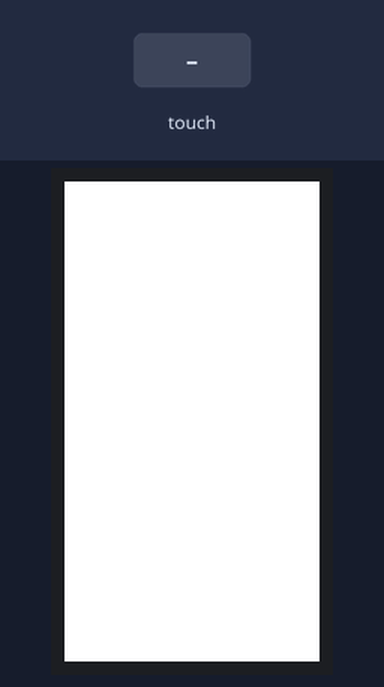
A sketch run on a simulated ESP32. Shown: 170×320 colour display. The test bench sets the inputs (shaded band). What the sketch prints to the serial monitor is not drawn.

Above: at 1.4 s.
1.5 s: touch panel pressed at 13 % / 10 % of its raw x / y range
At 1.9 s:
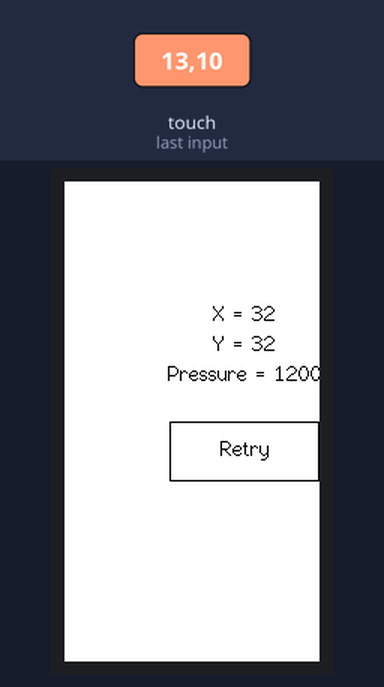
3.0 s: touch panel pressed at 38 % / 50 % of its raw x / y range
At 4.3 s:
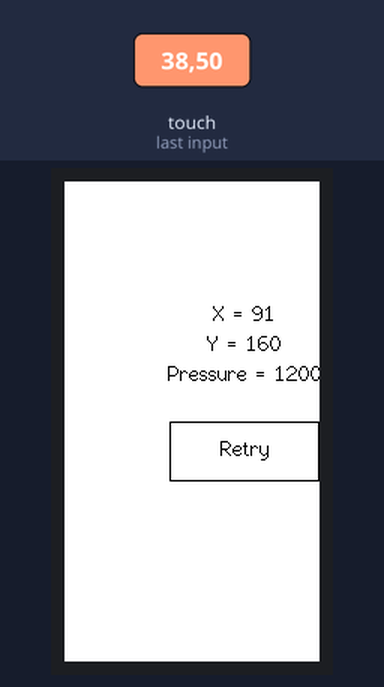
Timing chart, 0 to 6.0 s (numbered marks = the images above; inputs shaded):
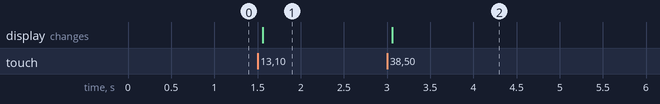

The sketch:

touchScreen.ino
```cpp
#include <SPI.h>
#include <TFT_eSPI.h>
#include <XPT2046_Touchscreen.h>

TFT_eSPI tft = TFT_eSPI();

#define XPT2046_IRQ 36   // T_IRQ
#define XPT2046_MOSI 32  // T_DIN
#define XPT2046_MISO 39  // T_OUT
#define XPT2046_CLK 25   // T_CLK
#define XPT2046_CS 33    // T_CS

SPIClass touchscreenSPI = SPIClass(VSPI);
XPT2046_Touchscreen touchscreen(XPT2046_CS, XPT2046_IRQ);

#define SCREEN_WIDTH 240
#define SCREEN_HEIGHT 320
#define FONT_SIZE 2

int x, y, z;
// Print Touchscreen info about X, Y and Pressure (Z) on the TFT Display
void printTouchToDisplay(int touchX, int touchY, int touchZ)
{
  tft.fillScreen(TFT_WHITE);
  tft.setTextColor(TFT_BLACK, TFT_WHITE);

  int centerX = SCREEN_WIDTH / 2;
  int textY = 80;

  String tempText = "X = " + String(touchX);
  tft.drawCentreString(tempText, centerX, textY, FONT_SIZE);

  textY += 20;
  tempText = "Y = " + String(touchY);
  tft.drawCentreString(tempText, centerX, textY, FONT_SIZE);

  textY += 20;
  tempText = "Pressure = " + String(touchZ);
  tft.drawCentreString(tempText, centerX, textY, FONT_SIZE);
}

void setup()
{
  Serial.begin(115200);

  touchscreenSPI.begin(XPT2046_CLK, XPT2046_MISO, XPT2046_MOSI, XPT2046_CS);
  touchscreen.begin(touchscreenSPI);
  touchscreen.setRotation(2);

  tft.init();
  tft.setRotation(2);

  tft.fillScreen(TFT_WHITE);
  tft.setTextColor(TFT_BLACK, TFT_WHITE);
}

void loop()
{
  if (touchscreen.tirqTouched() && touchscreen.touched())
  {
    TS_Point p = touchscreen.getPoint();

    x = map(p.x, 200, 3700, 1, SCREEN_WIDTH);
    y = map(p.y, 240, 3800, 1, SCREEN_HEIGHT);
    z = p.z;

    printTouchToDisplay(x, y, z);
    tft.drawRect(70, 160, 100, 40, TFT_BLACK); // x, y, x_length, y_length
    tft.drawCentreString("Retry", 120, 170, 2);

    if(x>= 70 && x<=170 && y>=160 && y<=200)
    {
      Serial.println("TRUE");
      Serial.print(x);
      Serial.print(" ");
      Serial.println(y);
      Serial.println();
    }
    else
      Serial.println("FALSE\n");


    delay(100);
  }
}
```

Measured:
- after the input at 1.5 s, the display: changes after 0.06 s (image 1)
- after the input at 3.0 s, the display: changes after 0.06 s (image 2)
